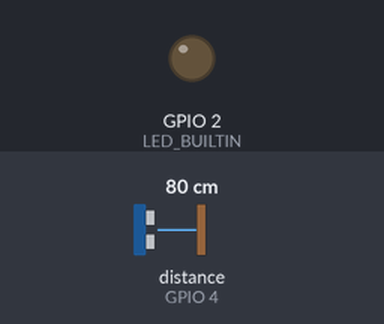
The sketch below on a simulated ESP32. Parts: output pins drawn as LEDs (lit = HIGH). Wiring (inferred from the names in the program): ultrasonic range finder: trigger GPIO 15; echo GPIO 4. Inputs (shaded band) come from the test bench; at power-on: distance to the obstacle (sensor on GPIO 4) 80 cm. The echo pulse lasts 58.3 µs per cm; WiFi joins after 1.5 s; servers stay silent unless stated; no MQTT or app messages arrive unless stated; not simulated (calls return 0 or success): secrets.h; pins used as bus, display or sensor lines are not drawn; what the sketch prints to the serial monitor is not drawn. At 1.6 s the program puts the board to deep sleep or switches it off; the recording ends there.

Above: at 0.1 s.
Timing chart, 0 to 1.6 s (numbered marks = the images above):
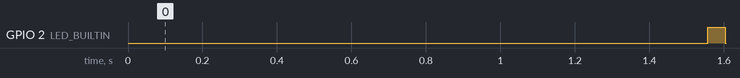

Measured:
- by itself, GPIO 2 (LED_BUILTIN): LOW → HIGH at 1.6 s, → LOW 0.05 s later

The sketch:

Water-tank.ino
```cpp
#include "secrets.h"
#include <WiFiClientSecure.h>
#include <PubSubClient.h>
#include <ArduinoJson.h>
#include "WiFi.h"

#define uS_TO_S_FACTOR 1000000ULL  /* Conversion factor for micro seconds to seconds */
#define TIME_TO_SLEEP  10        /* Time ESP32 will go to sleep (in seconds) */
#define AWS_IOT_PUBLISH_TOPIC   "esp8266/pub"

//ADC_MODE(ADC_VCC); // TODO check if applays to ESP32

WiFiClientSecure net = WiFiClientSecure();
PubSubClient client(net);

#define LED_BUILTIN 2
// Ultrasonic sensor
long avgCm;
#define ECHO 4
#define TRIG 15

unsigned long lastMillis = 0;
time_t now;
time_t nowish = 1510592825;

void connectAWS()
{
  WiFi.mode(WIFI_STA);
  WiFi.begin(WIFI_SSID, WIFI_PASSWORD);

  Serial.println(String("Attempting to connect to SSID: ") + String(WIFI_SSID));

  while (WiFi.status() != WL_CONNECTED)
  {
    Serial.print(".");
    delay(50);
    if(millis()>10000)
    {
      deepSleep();
    }
  }

  // Configure WiFiClientSecure to use the AWS IoT device credentials
  net.setCACert(cacert);
  net.setCertificate(client_cert);
  net.setPrivateKey(privkey);

  // Connect to the MQTT broker on the AWS endpoint we defined earlier
  client.setServer(MQTT_HOST, 8883);

  // Create a message handler
  //client.setCallback(messageHandler);


  Serial.print("Connecting to AWS IOT");

  while (!client.connect(THINGNAME)) {
    Serial.print(".");
    delay(50);
  }

  if (!client.connected()) {
    Serial.println("AWS IoT Timeout!");
    return;
  }


  // Subscribe to a topic
  //client.subscribe(AWS_IOT_SUBSCRIBE_TOPIC);

  Serial.println(" AWS IoT Connected!");
  digitalWrite(LED_BUILTIN, HIGH);

}

unsigned long previousMillis = 0;
const long interval = 5000;

long readSensor()
{
  long duration, cm;
  duration, cm = 0;
  digitalWrite(TRIG, LOW);
  delayMicroseconds(2);
  digitalWrite(TRIG, HIGH);
  delayMicroseconds(2);
  digitalWrite(TRIG, LOW);
  duration = pulseIn(ECHO, HIGH);
  cm = duration / 29 / 2;
  Serial.print(cm);
  Serial.print("cm");
  Serial.println();
  return cm;
}

void publishMessage()
{
  StaticJsonDocument<200> doc;
  // Getting sensor data
  Serial.println(F("\nReading ultrasonic sensor"));
  avgCm = 0;
  // Read sensor 3 times and get the avg value
  int validReadings = 0;
  long tempReading = 0;
  for(int i = 0; i<3; i++)
  {
    tempReading = readSensor();
    avgCm += tempReading;
    validReadings += tempReading>0 ? 1 : 0;
    delay(10);
  }
  avgCm /= validReadings;
  doc["time"] = millis();
  doc["water-level"] = avgCm;
  Serial.print(avgCm);
  Serial.print("avgCm");
  Serial.println();
  //doc["voltage"]=ESP.getVcc();
  char jsonBuffer[512];
  serializeJson(doc, jsonBuffer); // print to client

  client.publish(AWS_IOT_PUBLISH_TOPIC, jsonBuffer);
}

void setup()
{
  Serial.begin(115200);
  // Delay to start the serial monitor comment if your not testing
  //delay(1000);
  pinMode(TRIG, OUTPUT);
  pinMode(ECHO, INPUT);

  pinMode(LED_BUILTIN, OUTPUT);

  connectAWS();

  // Read sensor and publish to AWS
  publishMessage();

  // Deep Sleep 10 seconds

  digitalWrite(LED_BUILTIN, LOW);
  deepSleep();
}

void loop()
{
}

void deepSleep() {
  Serial.println(F("\n          Timed Deep Sleep, wake in 10 seconds"));
  client.disconnect(); // Disconnect client from AWS
  WiFi.mode(WIFI_OFF);  // you must turn the modem off; using disconnect won't work
  printMillis();  // show millis() across sleep, including Serial.flush()

  esp_sleep_enable_timer_wakeup(TIME_TO_SLEEP * uS_TO_S_FACTOR);
  Serial.println("Going to sleep now");
  Serial.flush();
  esp_deep_sleep_start();
  Serial.println("This will never be printed");
}


void printMillis() {
  Serial.print(F("millis() = "));  // show that millis() isn't correct across most Sleep modes
  Serial.println(millis());
  Serial.flush();  // needs a Serial.flush() else it may not print the whole message before sleeping
}
```
